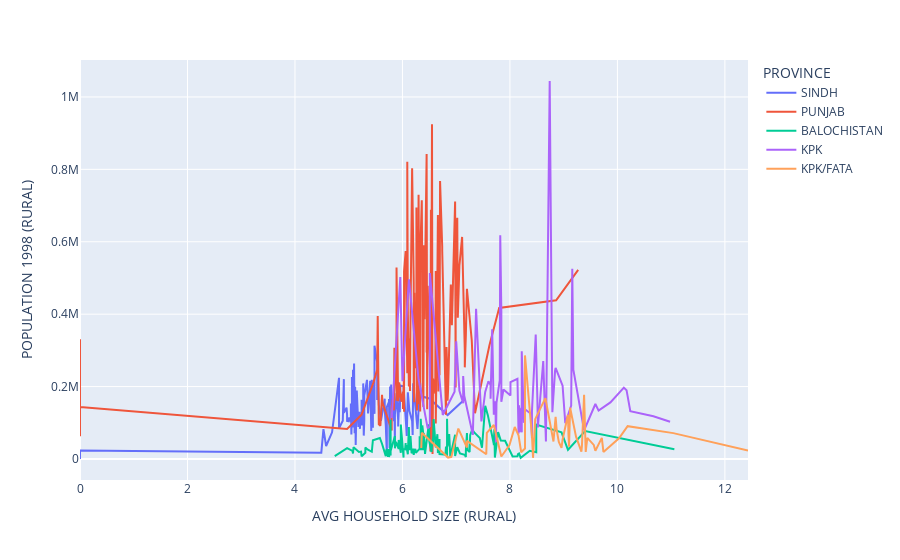

Here is the notebook cell this chart was saved with:
### Code cell
px.line(df_line, x= 'AVG HOUSEHOLD SIZE (RURAL)', y = 'POPULATION 1998 (RURAL)', color = 'PROVINCE')

### Figure 1 — Plotly figure (JSON) as saved in the notebook; plotly's stock layout.template omitted (floating-point values rounded to 4 significant figures; data arrays with more than 128 entries replaced by an {"elided": "..."} marker saying what was removed)
{"data": [{"hovertemplate": "PROVINCE=SINDH<br>AVG HOUSEHOLD SIZE (RURAL)=%{x}<br>POPULATION 1998 (RURAL)=%{y}<extra></extra>", "legendgroup": "SINDH", "line": {"color": "#636efa", "dash": "solid"}, "marker": {"symbol": "circle"}, "mode": "lines", "name": "SINDH", "orientation": "v", "showlegend": true, "type": "scatter", "x": {"elided": "137 float values"}, "xaxis": "x", "y": {"elided": "137 int values"}, "yaxis": "y"}, {"hovertemplate": "PROVINCE=PUNJAB<br>AVG HOUSEHOLD SIZE (RURAL)=%{x}<br>POPULATION 1998 (RURAL)=%{y}<extra></extra>", "legendgroup": "PUNJAB", "line": {"color": "#EF553B", "dash": "solid"}, "marker": {"symbol": "circle"}, "mode": "lines", "name": "PUNJAB", "orientation": "v", "showlegend": true, "type": "scatter", "x": {"elided": "143 float values"}, "xaxis": "x", "y": {"elided": "143 int values"}, "yaxis": "y"}, {"hovertemplate": "PROVINCE=BALOCHISTAN<br>AVG HOUSEHOLD SIZE (RURAL)=%{x}<br>POPULATION 1998 (RURAL)=%{y}<extra></extra>", "legendgroup": "BALOCHISTAN", "line": {"color": "#00cc96", "dash": "solid"}, "marker": {"symbol": "circle"}, "mode": "lines", "name": "BALOCHISTAN", "orientation": "v", "showlegend": true, "type": "scatter", "x": {"elided": "131 float values"}, "xaxis": "x", "y": {"elided": "131 int values"}, "yaxis": "y"}, {"hovertemplate": "PROVINCE=KPK<br>AVG HOUSEHOLD SIZE (RURAL)=%{x}<br>POPULATION 1998 (RURAL)=%{y}<extra></extra>", "legendgroup": "KPK", "line": {"color": "#ab63fa", "dash": "solid"}, "marker": {"symbol": "circle"}, "mode": "lines", "name": "KPK", "orientation": "v", "showlegend": true, "type": "scatter", "x": [5.8, 5.96, 6, 6.12, 6.3, 6.47, 6.51, 6.51, 6.75, 6.97, 7, 7.06, 7.13, 7.13, 7.15, 7.31, 7.37, 7.45, 7.47, 7.54, 7.6, 7.64, 7.64, 7.67, 7.7, 7.73, 7.74, 7.75, 7.81, 7.82, 7.84, 7.84, 7.88, 8.01, 8.01, 8.14, 8.16, 8.17, 8.18, 8.18, 8.22, 8.22, 8.26, 8.28, 8.39, 8.41, 8.41, 8.47, 8.48, 8.51, 8.52, 8.62, 8.67, 8.74, 8.79, 8.84, 8.85, 8.98, 9.03, 9.14, 9.16, 9.18, 9.38, 9.59, 9.65, 9.87, 10.12, 10.17, 10.24, 10.67, 10.98], "xaxis": "x", "y": [113049, 502487, 214630, 496444, 220275, 84628, 90054, 513599, 121652, 185626, 325335, 188552, 154252, 229115, 174676, 66710, 415086, 133815, 104058, 185312, 214967, 204009, 166403, 358024, 122211, 159697, 46437, 155193, 217116, 618091, 409112, 158059, 191996, 175069, 212423, 221546, 69812, 148127, 73682, 141193, 73658, 297718, 99975, 137519, 125247, 57739, 130702, 309467, 344021, 168830, 87239, 270676, 48143, 1044035, 129305, 244142, 251368, 202475, 98626, 147865, 525281, 246514, 79106, 151877, 133680, 156412, 197120, 190072, 132095, 118217, 102710], "yaxis": "y"}, {"hovertemplate": "PROVINCE=KPK/FATA<br>AVG HOUSEHOLD SIZE (RURAL)=%{x}<br>POPULATION 1998 (RURAL)=%{y}<extra></extra>", "legendgroup": "KPK/FATA", "line": {"color": "#FFA15A", "dash": "solid"}, "marker": {"symbol": "circle"}, "mode": "lines", "name": "KPK/FATA", "orientation": "v", "showlegend": true, "type": "scatter", "x": [6.35, 6.36, 6.85, 6.91, 7.04, 7.2, 7.2, 7.56, 7.57, 7.7, 7.84, 7.99, 8.09, 8.16, 8.21, 8.28, 8.28, 8.41, 8.43, 8.47, 8.66, 8.81, 8.85, 8.87, 8.91, 8.96, 8.98, 9.08, 9.09, 9.1, 9.12, 9.23, 9.33, 9.34, 9.38, 9.41, 9.44, 9.56, 9.59, 9.69, 9.71, 9.74, 10.03, 10.19, 11.04, 12.43], "xaxis": "x", "y": [30528, 72278, 3917, 5729, 84060, 31472, 50139, 13251, 72063, 93855, 6987, 37708, 88456, 65416, 18620, 28843, 286184, 64149, 3247, 110006, 168283, 48418, 116196, 80177, 47122, 30728, 53841, 122390, 64220, 33731, 141750, 61565, 20482, 36508, 177529, 19644, 58512, 38990, 22956, 51276, 58348, 19593, 57264, 90772, 71503, 23520], "yaxis": "y"}], "layout": {"legend": {"title": {"text": "PROVINCE"}, "tracegroupgap": 0}, "margin": {"t": 60}, "xaxis": {"anchor": "y", "domain": [0, 1], "title": {"text": "AVG HOUSEHOLD SIZE (RURAL)"}}, "yaxis": {"anchor": "x", "domain": [0, 1], "title": {"text": "POPULATION 1998 (RURAL)"}}}}
